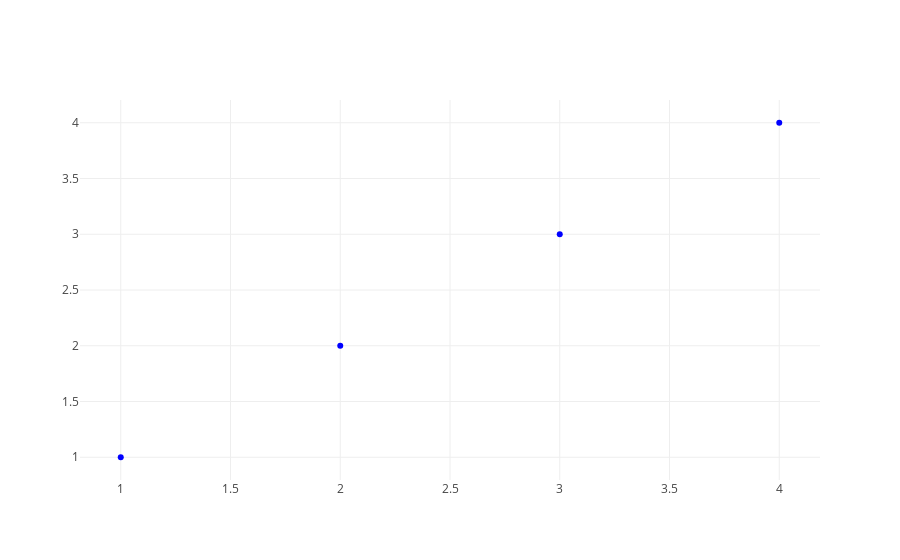

Notebook code cell kept with this figure:
### Markdown cell above
The plot above has one trace which is a line trace.  However, this type of trace is just the default.  Note, that we did not specify any particular type.

```python
trace = {'x': [1, 2, 3, 4], 'y': [1, 2, 3, 4]}
```

We can change it by changing the mode to `markers`.  While we are at it, let's also change the color of the markers.

### Code cell
trace = {'x': [1, 2, 3, 4], 'y': [1, 2, 3, 4], 'mode': 'markers', 'marker': {'color': 'blue'}}
                    #, 'symbol': 104, 'size': "10"}}
         #'marker': {'color': 'rgba(255, 182, 193, .9)'}}


plotly.offline.iplot([
    trace
])

### Figure 1 — Plotly figure (JSON) as saved in the notebook; plotly's stock layout.template omitted (floating-point values rounded to 4 significant figures)
{"data": [{"marker": {"color": "blue"}, "mode": "markers", "type": "scatter", "uid": "d8cf180a-c9ae-11e8-9302-0242ac110014", "x": [1, 2, 3, 4], "y": [1, 2, 3, 4]}], "layout": {}}
